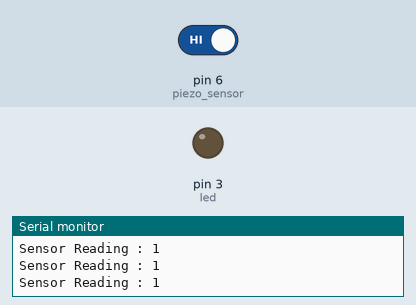
This sketch was run on a simulated Arduino Uno, built with avr-gcc and run on an emulated ATmega328P. Parts: output pins drawn as LEDs (lit = HIGH), the last lines printed to the serial monitor. The inputs (shaded band) are chosen by the test bench; at power-on: pin 6 (piezo_sensor) HIGH.

Above: at 1.2 s.
1.3 s: pin 6 (piezo_sensor) driven LOW
At 2.0 s:
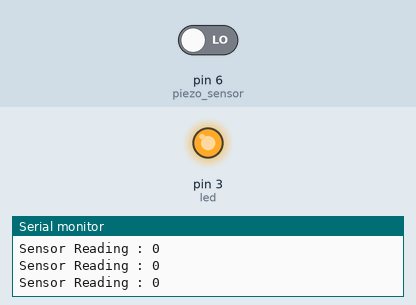
2.8 s: pin 6 (piezo_sensor) driven HIGH
At 4.2 s:
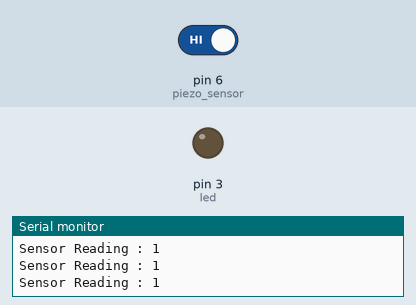
Timing chart, 0 to 5.8 s (numbered marks = the images above; inputs shaded):
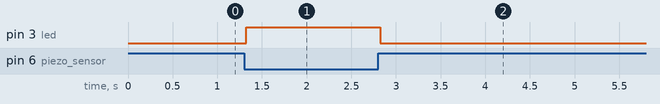

Measured:
- after the input at 1.3 s, pin 3 (led): LOW → HIGH at once
- after the input at 2.8 s, pin 3 (led): HIGH → LOW at once

The sketch:

Piezo_Sensor_LED.ino
```cpp
int piezo_sensor = 6;
int led = 3;
int val;
void setup() {
  pinMode(piezo_sensor, INPUT);
  pinMode(led, OUTPUT);
  Serial.begin(9600);

}

void loop() {
  val = digitalRead(piezo_sensor);
  Serial.print("Sensor Reading : ");
  Serial.println(val);
  if (val == 0){
    digitalWrite(led, HIGH);
  }
  else{
    digitalWrite(led, LOW);
  }

}
```
